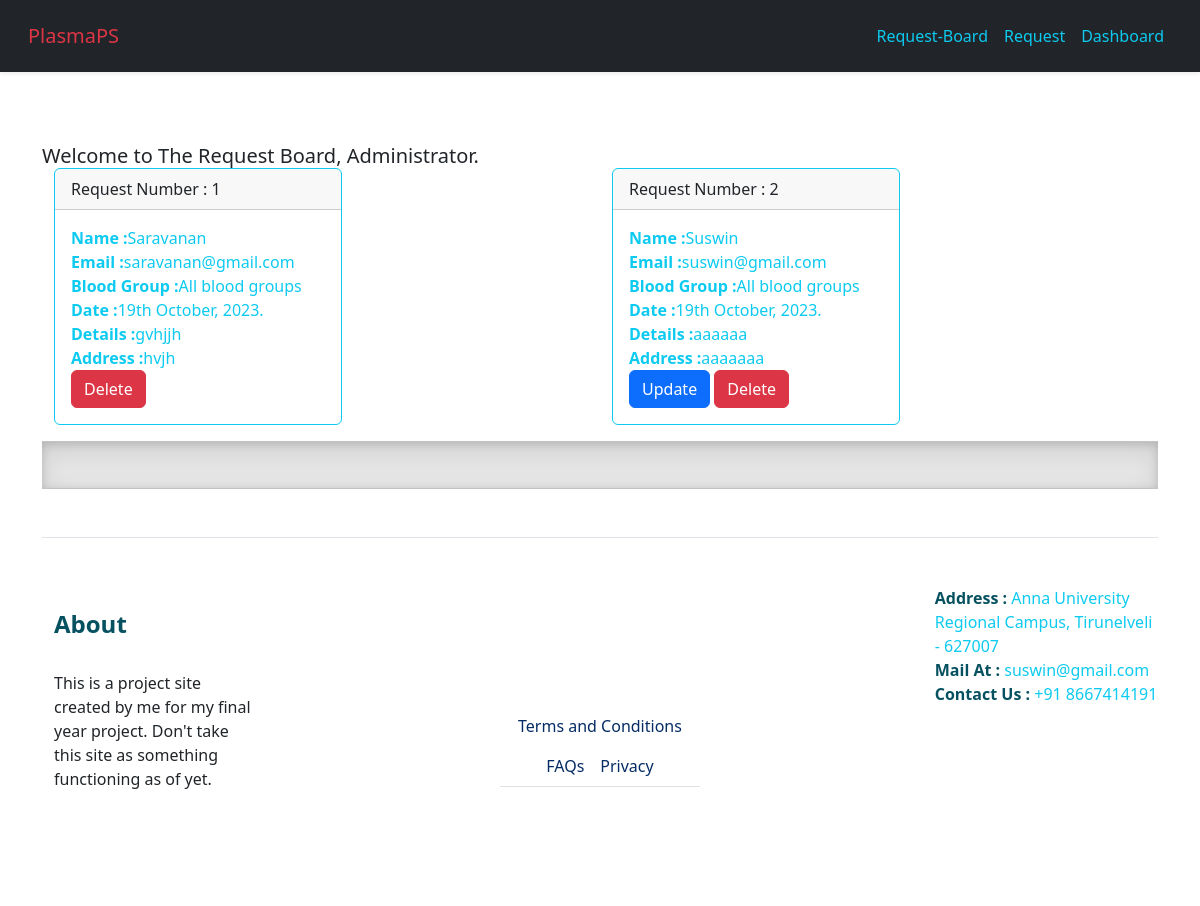
The app's page /board (signed in), older data.
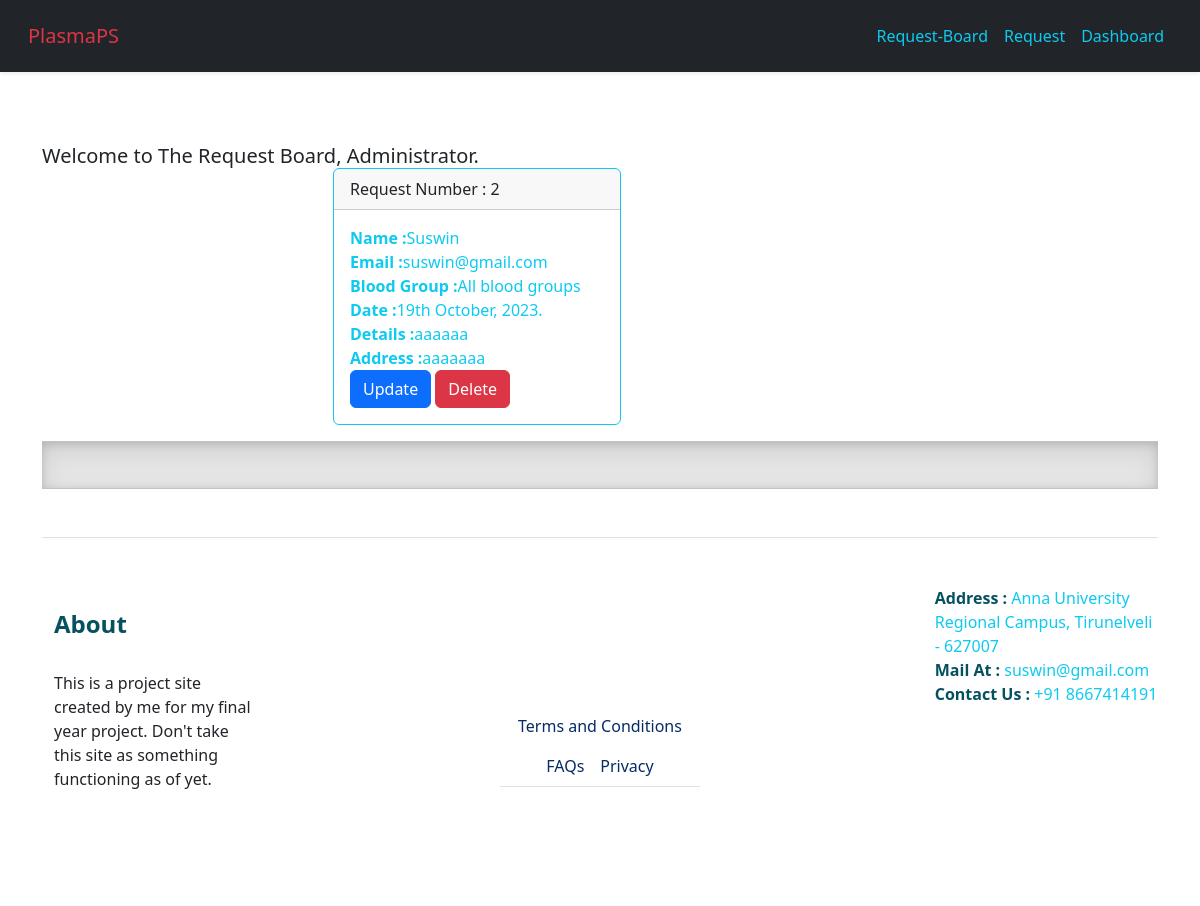
The same page, newer data.
### website/models.py (models this page shows, shortened)
class Plasma(db.Model, UserMixin):
    id = db.Column(db.Integer, primary_key=True)
    name = db.Column(db.Text, nullable=False)
    email = db.Column(db.String(150), nullable=False)
    reg_no = db.Column(db.Integer, nullable=False)
    blood_group = db.Column(db.Text, nullable=False)
    date_details = db.Column(db.String, nullable=False)
    address = db.Column(db.TEXT(200), nullable=False)
    details = db.Column(db.TEXT(4000), nullable=False)

### website/views.py (the view)
@views.route('/board', methods=['GET'])
@login_required
def Board():
    plasma = Plasma.query.all()
    return render_template("board.html", plasma=plasma, user=current_user)

### website/__init__.py (called while the page is built)
def create_app():
    app = Flask(__name__)
    app.config['SQLALCHEMY_DATABASE_URI'] = f'sqlite:///{DB_NAME}'
    app.config['SECRET_KEY'] = 'SP410 SP410'
    db.init_app(app)
    login_manager = LoginManager()
    login_manager.login_view = 'auth.login'
    login_manager.login_view = 'auth.doc_login'
    login_manager.init_app(app)
    @login_manager.user_loader
    def load_user(id):
        return User.query.get(int(id))
    from .views import views
    from .auth import auth
    app.register_blueprint(views, url_prefix='/')
    app.register_blueprint(auth, url_prefix='/')
    from .models import User
    with app.app_context():
       db.create_all()
    return app

### website/templates/board.html
{% extends "base.html" %} {% block title %}Request Plasma{% endblock %}
{% block content %}
<br><br>
{% if current_user.id == 1 %}
    <h5 class="card-title">Welcome to The Request Board, Administrator. </h5>
{% else %}
    <h5 class="card-title">Welcome to The Request Board, {{current_user.name}}</h5>
{% endif %}
<div class="container">
  <div class="row">
  {% for entry in plasma %}
  <div class="container col-6">
  <div class="card border-info mb-3" style="max-width: 18rem;">
    <div class="card-header">Request Number : {{entry.id}}</div>
      <div class="card-body text-info" >
        <p class="card-text">
          <strong>Name :</strong>{{entry.name}}<br/>
          <strong>Email :</strong>{{entry.email}}<br/>
          <strong>Blood Group :</strong>{{entry.blood_group}}<br/>
          <strong>Date :</strong>{{entry.date_details}}<br/>
          <strong>Details :</strong>{{entry.details}}<br/>
          <strong>Address :</strong>{{entry.address}}<br/>
          {% if current_user.email == entry.email %}
             <a href="{{url_for('views.request_update', id = entry.id)}}" class="btn btn-primary btn-small">Update</a>
             <a href="{{url_for('views.delete', id = entry.id)}}" class="btn btn-danger btn-small">Delete</a>
          {% elif current_user.id == 1 %}
             <a href="{{url_for('views.delete', id = entry.id)}}" class="btn btn-danger btn-small">Delete</a>
          {% endif %}
        </p>
      </div>
    </div>
  </div>
{% endfor %}
  </div>
</div>
{% endblock %}

### website/templates/base.html (shortened to what this page needs)
<!DOCTYPE html>
<html>
  <head>
    <link href="https://cdn.jsdelivr.net/npm/bootstrap@5.3.0-alpha3/dist/css/bootstrap.min.css" rel="stylesheet">
    <link rel="stylesheet" href="https://stackpath.bootstrapcdn.com/bootstrap/4.5.2/css/bootstrap.min.css">
    <link rel="stylesheet" href="https://cdnjs.cloudflare.com/ajax/libs/font-awesome/4.7.0/css/font-awesome.css">
    <link rel="stylesheet" href="https://stackpath.bootstrapcdn.com/bootstrap/4.4.1/css/bootstrap.min.css" />
    <link rel="stylesheet" href="https://stackpath.bootstrapcdn.com/font-awesome/4.7.0/css/font-awesome.min.css" />
    <link rel="stylesheet" href="/static/style.css">
    <link href="../assets/dist/css/bootstrap.min.css" rel="stylesheet">
    <link href="carousel.css" rel="stylesheet">
  </head>
<header data-bs-theme="dark">
  <nav class="navbar navbar-expand-md navbar-dark fixed-top bg-dark">
    <div class="container-fluid">
      <a class="navbar-brand" href="#">Carousel</a>
      <div class="collapse navbar-collapse" id="navbarCollapse">
        <ul class="navbar-nav me-auto mb-2 mb-md-0">
          <li class="nav-item">
            <a class="nav-link active" aria-current="page" href="#">Home</a>
          </li>
          <li class="nav-item">
            <a class="nav-link" href="#">Link</a>
          </li>
          <li class="nav-item">
            <a class="nav-link disabled">Disabled</a>
          </li>
        </ul>
        <form class="d-flex" role="search">
          <button class="btn btn-outline-success" type="submit">Search</button>
        </form>
      </div>
    </div>
  </nav>
</header>
<body>
<header data-bs-theme="dark">
  <nav class="navbar navbar-expand-lg bg-light shadow-sm  p-3 mb-5 fixed-top bg-dark bg-body">
    <div class="container-fluid">
      <a class="navbar-brand text-danger" href="/">PlasmaPS</a>
      <div class="collapse navbar-collapse justify-content-end" id="navbarCollapse">
        <ul class="navbar-nav">
            {% if current_user.is_authenticated %}
                <a class="nav-item nav-link text-info" id="request-board" href="/board">Request-Board</a>
                <a class="nav-item nav-link text-info" id="request" href="/request">Request</a>
                <a class="nav-item nav-link text-info" id="dashboard" href="/dashboard">Dashboard</a>
            {% else %}
                <a class="dropdown-item text-info" href="/donor-register">Sign up</a>
                <a class="dropdown-item text-info" href="/donor-login">Sign in</a>
            {% endif %}
        </ul>
      </div>
    </div>
  </nav>
</header>
    {% with messages = get_flashed_messages(with_categories=true) %}
     <br/><br/>
    {% endwith %}
    <div class="container">
    {% block content %}
    {% endblock %}
<div class="b-example-divider"></div>
<div class="container">
  <footer class="row row-cols-1 row-cols-sm-2 row-cols-md-5 py-5 my-5 border-top">
    <div class="col mb-4">
      <h5 class="py-4 fs-4 fw-bolder text-info-emphasis">About</h5>
      <p class="pass fs-6 fw-light text-dark"> This is a project site created by me for my final year project. Don't take this site as something functioning as of yet. </p>
    </div>
    <div class="col mb-4"></div>
    <div class="col mb-4">
        <br><br><br><br><br>
        <ul class="nav justify-content-center border-bottom">
          <li class="nav-item"><a href="/terms" class="nav-link px-2 text-primary-emphasis">Terms and Conditions</a></li>
          <li class="nav-item"><a href="/faq" class="nav-link px-2 text-primary-emphasis">FAQs</a></li>
          <li class="nav-item"><a href="/privacy" class="nav-link px-2 text-primary-emphasis">Privacy</a></li>
        </ul>
    </div>
    <div class="col mb-4"></div>
    <div class="col mb-4 card-body">
      <p class="card-text text-info">
         <strong class="text-info-emphasis">Address : </strong>Anna University Regional Campus, Tirunelveli - 627007<br>
         <strong class="text-info-emphasis">Mail At : </strong>suswin@gmail.com<br>
         <strong class="text-info-emphasis">Contact Us : </strong>+91 8667414191<br>
      </p>
    </div>
  </footer>
</div>
  </body>
</html>

### website/static/style.css (style rules this page uses)
body { padding-top: 3rem; padding-bottom: 3rem; color: rgb(var(--bs-tertiary-color-rgb)); }

### website/templates/base.html (style rules this page uses)
.b-example-divider { width: 100%; height: 3rem; background-color: rgba(0, 0, 0, .1); border: solid rgba(0, 0, 0, .15); border-width: 1px 0; box-shadow: inset 0 .5em 1.5em rgba(0, 0, 0, .1), inset 0 .125em .5em rgba(0, 0, 0, .15); }

Row changes from the older to the newer data that the page shows:
removed Plasma: id "1", name "Saravanan", email "saravanan@gmail.com", blood_group "All blood groups", date_details "19th October, 2023.", details "gvhjjh", address "hvjh"
